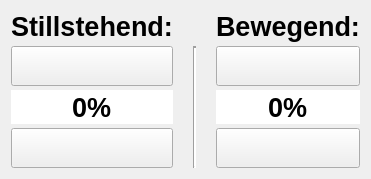
          <widget class="QWidget" name="Ton_tab">
           <property name="palette">
            <palette>
             <active/>
             <inactive/>
             <disabled/>
            </palette>
           </property>
           <property name="autoFillBackground">
            <bool>true</bool>
           </property>
           <property name="styleSheet">
            <string notr="true"/>
           </property>
           <attribute name="icon">
            <iconset resource="UI-Resources.qrc">
             <normaloff>:/Icons/Ton-icon-dark.png</normaloff>
             <activeon>:/Icons/Ton-icon-red.png</activeon>:/Icons/Ton-icon-dark.png</iconset>
           </attribute>
           <attribute name="title">
            <string>Tonhöhe</string>
           </attribute>
           <layout class="QVBoxLayout" name="verticalLayout_5">
            <item>
             <layout class="QGridLayout" name="Ton_Layout" rowstretch="0,0,0,0,0" columnstretch="0,0,0">
              <property name="sizeConstraint">
               <enum>QLayout::SetDefaultConstraint</enum>
              </property>
              <property name="horizontalSpacing">
               <number>20</number>
              </property>
              <property name="verticalSpacing">
               <number>4</number>
              </property>
              <item row="1" column="0">
               <widget class="QLabel" name="Stillstehend_Ton_Freq_Label">
                <property name="font">
                 <font>
                  <pointsize>20</pointsize>
                  <bold>true</bold>
                 </font>
                </property>
                <property name="focusPolicy">
                 <enum>Qt::NoFocus</enum>
                </property>
                <property name="accessibleName">
                 <string>Stillstehend Tonhöhe Überschrift</string>
                </property>
                <property name="styleSheet">
                 <string notr="true"/>
                </property>
                <property name="text">
                 <string>Stillstehend:</string>
                </property>
               </widget>
              </item>
              <item row="2" column="1" rowspan="3">
               <widget class="Line" name="line_3">
                <property name="lineWidth">
                 <number>2</number>
                </property>
                <property name="orientation">
                 <enum>Qt::Vertical</enum>
                </property>
               </widget>
              </item>
              <item row="2" column="0">
               <widget class="QPushButton" name="Stillstehend_Ton_Freq_erhoehen">
                <property name="sizePolicy">
                 <sizepolicy hsizetype="Preferred" vsizetype="MinimumExpanding">
                  <horstretch>0</horstretch>
                  <verstretch>0</verstretch>
                 </sizepolicy>
                </property>
                <property name="minimumSize">
                 <size>
                  <width>0</width>
                  <height>40</height>
                 </size>
                </property>
                <property name="maximumSize">
                 <size>
                  <width>16777215</width>
                  <height>60</height>
                 </size>
                </property>
                <property name="accessibleName">
                 <string>Stillstehende Tonfrequenz um 5% erhöhen Taste</string>
                </property>
                <property name="text">
                 <string/>
                </property>
                <property name="icon">
                 <iconset resource="UI-Resources.qrc">
                  <normaloff>:/Icons/Chevron_Up_inverted.png</normaloff>:/Icons/Chevron_Up_inverted.png</iconset>
                </property>
               </widget>
              </item>
              <item row="3" column="0">
               <widget class="QSpinBox" name="Stillstehend_Ton_Freq">
                <property name="sizePolicy">
                 <sizepolicy hsizetype="Preferred" vsizetype="Preferred">
                  <horstretch>0</horstretch>
                  <verstretch>0</verstretch>
                 </sizepolicy>
                </property>
                <property name="font">
                 <font>
                  <pointsize>20</pointsize>
                  <bold>true</bold>
                 </font>
                </property>
                <property name="cursor">
                 <cursorShape>BlankCursor</cursorShape>
                </property>
                <property name="focusPolicy">
                 <enum>Qt::NoFocus</enum>
                </property>
                <property name="accessibleName">
                 <string>Stillstehende Frequenz %</string>
                </property>
                <property name="wrapping">
                 <bool>false</bool>
                </property>
                <property name="frame">
                 <bool>false</bool>
                </property>
                <property name="alignment">
                 <set>Qt::AlignCenter</set>
                </property>
                <property name="readOnly">
                 <bool>false</bool>
                </property>
                <property name="buttonSymbols">
                 <enum>QAbstractSpinBox::NoButtons</enum>
                </property>
                <property name="keyboardTracking">
                 <bool>false</bool>
                </property>
                <property name="suffix">
                 <string>%</string>
                </property>
                <property name="maximum">
                 <number>100</number>
                </property>
                <property name="singleStep">
                 <number>5</number>
                </property>
               </widget>
              </item>
              <item row="4" column="0">
               <widget class="QPushButton" name="Stillstehend_Ton_Freq_Verringern">
                <property name="sizePolicy">
                 <sizepolicy hsizetype="Preferred" vsizetype="MinimumExpanding">
                  <horstretch>0</horstretch>
                  <verstretch>0</verstretch>
                 </sizepolicy>
                </property>
                <property name="minimumSize">
                 <size>
                  <width>0</width>
                  <height>40</height>
                 </size>
                </property>
                <property name="maximumSize">
                 <size>
                  <width>16777215</width>
                  <height>60</height>
                 </size>
                </property>
                <property name="accessibleName">
                 <string>StillstehendeTonfrequenz um 5% verringern Taste</string>
                </property>
                <property name="text">
                 <string/>
                </property>
                <property name="icon">
                 <iconset resource="UI-Resources.qrc">
                  <normaloff>:/Icons/Chevron_down_inverted.png</normaloff>:/Icons/Chevron_down_inverted.png</iconset>
                </property>
               </widget>
              </item>
              <item row="1" column="2">
               <widget class="QLabel" name="Bewegend_Ton_Freq_Label">
                <property name="sizePolicy">
                 <sizepolicy hsizetype="Preferred" vsizetype="Preferred">
                  <horstretch>0</horstretch>
                  <verstretch>0</verstretch>
                 </sizepolicy>
                </property>
                <property name="font">
                 <font>
                  <pointsize>20</pointsize>
                  <bold>true</bold>
                 </font>
                </property>
                <property name="accessibleName">
                 <string>Bewegend Tonhöhe Überschrift</string>
                </property>
                <property name="text">
                 <string>Bewegend:</string>
                </property>
               </widget>
              </item>
              <item row="2" column="2">
               <widget class="QPushButton" name="Bewegend_Ton_Freq_erhoehen">
                <property name="sizePolicy">
                 <sizepolicy hsizetype="Preferred" vsizetype="MinimumExpanding">
                  <horstretch>0</horstretch>
                  <verstretch>0</verstretch>
                 </sizepolicy>
                </property>
                <property name="minimumSize">
                 <size>
                  <width>0</width>
                  <height>40</height>
                 </size>
                </property>
                <property name="maximumSize">
                 <size>
                  <width>16777215</width>
                  <height>60</height>
                 </size>
                </property>
                <property name="accessibleName">
                 <string>Bewegende Tonfrequenz um 5% erhöhen Taste</string>
                </property>
                <property name="text">
                 <string/>
                </property>
                <property name="icon">
                 <iconset resource="UI-Resources.qrc">
                  <normaloff>:/Icons/Chevron_Up_inverted.png</normaloff>:/Icons/Chevron_Up_inverted.png</iconset>
                </property>
               </widget>
              </item>
              <item row="3" column="2">
               <widget class="QSpinBox" name="Bewegend_Ton_Freq">
                <property name="sizePolicy">
                 <sizepolicy hsizetype="Preferred" vsizetype="Preferred">
                  <horstretch>0</horstretch>
                  <verstretch>0</verstretch>
                 </sizepolicy>
                </property>
                <property name="font">
                 <font>
                  <pointsize>20</pointsize>
                  <bold>true</bold>
                 </font>
                </property>
                <property name="cursor">
                 <cursorShape>BlankCursor</cursorShape>
                </property>
                <property name="mouseTracking">
                 <bool>false</bool>
                </property>
                <property name="focusPolicy">
                 <enum>Qt::NoFocus</enum>
                </property>
                <property name="accessibleName">
                 <string>Bewegende Tonfrequenz %</string>
                </property>
                <property name="frame">
                 <bool>false</bool>
                </property>
                <property name="alignment">
                 <set>Qt::AlignCenter</set>
                </property>
                <property name="readOnly">
                 <bool>false</bool>
                </property>
                <property name="buttonSymbols">
                 <enum>QAbstractSpinBox::NoButtons</enum>
                </property>
                <property name="keyboardTracking">
                 <bool>false</bool>
                </property>
                <property name="suffix">
                 <string notr="true">%</string>
                </property>
                <property name="maximum">
                 <number>100</number>
                </property>
                <property name="singleStep">
                 <number>5</number>
                </property>
               </widget>
              </item>
              <item row="4" column="2">
               <widget class="QPushButton" name="Bewegend_Ton_Freq_verringern">
                <property name="sizePolicy">
                 <sizepolicy hsizetype="Preferred" vsizetype="MinimumExpanding">
                  <horstretch>0</horstretch>
                  <verstretch>0</verstretch>
                 </sizepolicy>
                </property>
                <property name="minimumSize">
                 <size>
                  <width>0</width>
                  <height>40</height>
                 </size>
                </property>
                <property name="maximumSize">
                 <size>
                  <width>16777215</width>
                  <height>60</height>
                 </size>
                </property>
                <property name="accessibleName">
                 <string>Bewegende Tonfrequenz um 5% verringern Taste</string>
                </property>
                <property name="text">
                 <string/>
                </property>
                <property name="icon">
                 <iconset resource="UI-Resources.qrc">
                  <normaloff>:/Icons/Chevron_down_inverted.png</normaloff>:/Icons/Chevron_down_inverted.png</iconset>
                </property>
               </widget>
              </item>
             </layout>
            </item>
           </layout>
          </widget>
